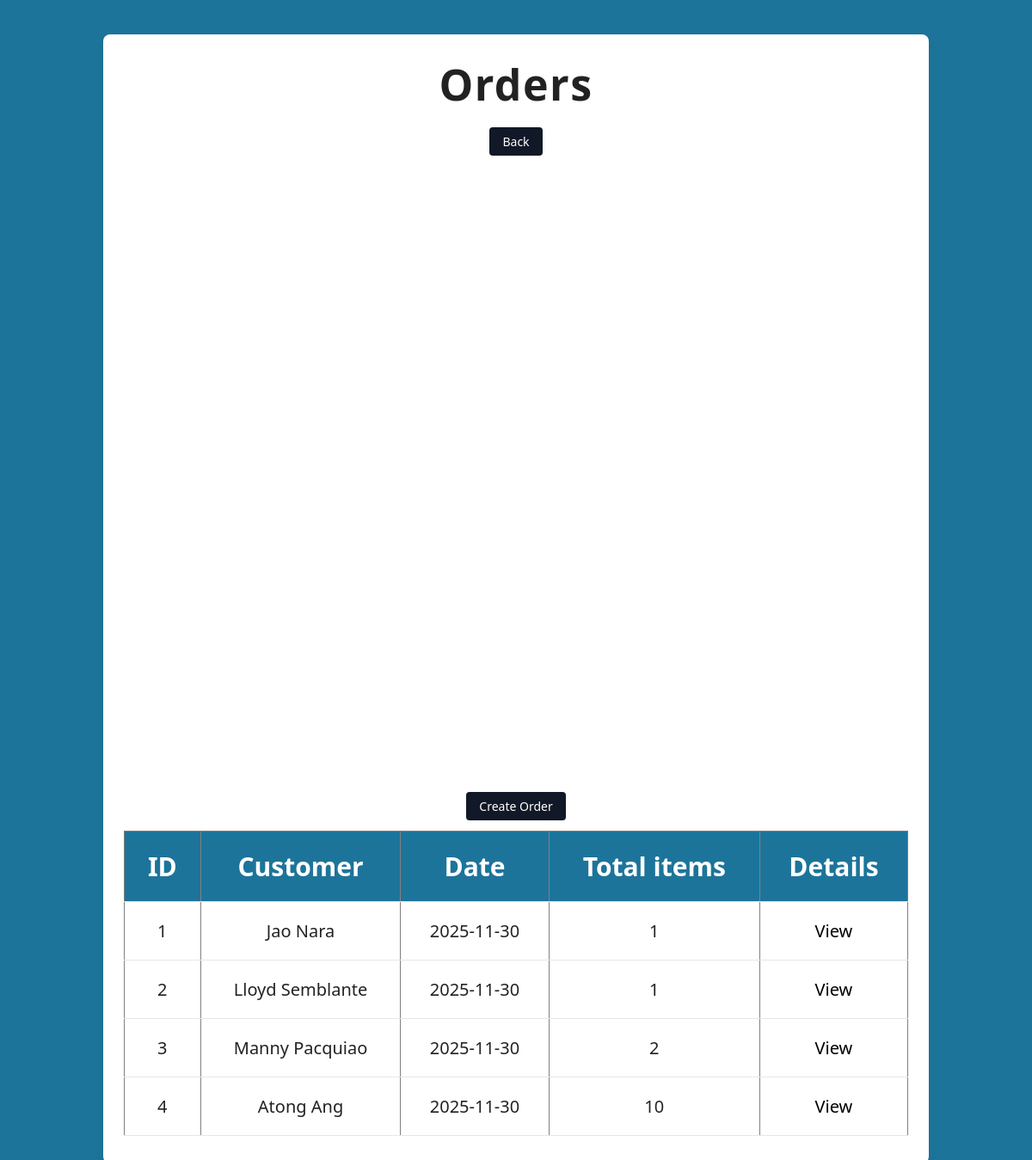
The page /view_orders.php on the database its author committed.
### tables this page shows
CREATE TABLE `orders` (
  `order_id` int(11) NOT NULL,
  `customer_id` int(11) DEFAULT NULL,
  `order_date` date DEFAULT NULL
);

CREATE TABLE `customers` (
  `customer_id` int(11) NOT NULL,
  `first_name` varchar(50) NOT NULL,
  `last_name` varchar(50) NOT NULL,
  `email` varchar(100) DEFAULT NULL,
  `phone` varchar(20) DEFAULT NULL
);

### view_orders.php (the view, shortened to what this page needs)
<!DOCTYPE html>
<html>
<head>
  <link rel="stylesheet" href="style.css">
</head>
<body>
  <div class="wrapper">
    <main>
<?php
include 'database.php';
$sql = "SELECT o.order_id,
               o.order_date,
               c.first_name,
               c.last_name,
               SUM(oi.quantity) AS total_items
        FROM orders o
        JOIN customers c ON o.customer_id = c.customer_id
        LEFT JOIN order_items oi ON o.order_id = oi.order_id
        GROUP BY o.order_id, o.order_date, c.first_name, c.last_name
        ORDER BY o.order_id ASC";
$result = $conn->query($sql);
?>
<!DOCTYPE html>
<html>
<head>
</head>
<body>
  <h1>Orders</h1>
  <p class="btn-row">
    <button type="button" class="btn btn-ghost" onclick="location.href='index.php'">Back</button>
    <button type="button" class="btn" onclick="location.href='add_order.php'">Create Order</button>
  </p>
  <?php
  if ($result && $result->num_rows > 0) {
    echo "<table border='1' cellpadding='5' cellspacing='0'>";
    echo "<tr>
            <th>ID</th>
            <th>Customer</th>
            <th>Date</th>
            <th>Total items</th>
            <th>Details</th>
          </tr>";
    while ($row = $result->fetch_assoc()) {
      echo "<tr>";
      echo "<td>".$row['order_id']."</td>";
      echo "<td>".htmlspecialchars($row['first_name']." ".$row['last_name'])."</td>";
      echo "<td>".$row['order_date']."</td>";
      echo "<td>".($row['total_items'] !== null ? $row['total_items'] : 0)."</td>";
      echo "<td><a href='order_details.php?id=".$row['order_id']."'>View</a></td>";
      echo "</tr>";
    }
    echo "</table>";
  } else {
    echo "<p>No orders found.</p>";
  }
  ?>
</body>
</html>
    </main>
  </div>
</body>
</html>

### style.css (style rules this page uses)
* { box-sizing: border-box; margin: 0; padding: 0; font-family: system-ui, -apple-system, BlinkMacSystemFont, "Segoe UI", sans-serif; }
body { background: #1D749A; color: #222; padding: 40px 20px; text-align: center; }
main { max-width: 960px; margin: 0 auto; background: #ffffff; border-radius: 8px; padding: 24px 24px 32px; box-shadow: 0 4px 12px rgba(0, 0, 0, 0.04); }
h1 { font-size: 50px; margin-bottom: 16px; letter-spacing: 0.03em; text-align: center; }
a { color: #000000; text-decoration: none; }
.btn { display: inline-flex; align-items: center; gap: 8px; padding: 8px 14px; border-radius: 8px; background: #111827; color: #ffffff; font-size: 20px; text-decoration: none; border: 1px solid rgba(0,0,0,0.12); transition: transform 120ms ease, box-shadow 160ms ease, background 120ms ease; cursor: pointer; }
.btn-ghost { background: transparent; color: #111827; border: 1px dashed rgba(17,24,39,0.06); }
table { width: 100%; border-collapse: collapse; margin-top: 12px; font-size: 14px; }
th, td { padding: 20px; border-bottom: 1px solid #e5e7eb; text-align: center; font-size: 20px; font-family: 'Segoe UI', Tahoma, Geneva, Verdana, sans-serif; }
th { font-weight: 600; background: #1D749A; color: #FFFFFF; font-size: 30px; }
tr:nth-child(even) td { background: #FFFFFF; }
button, .btn { display: inline-block; padding: 6px 14px; border-radius: 4px; border: 1px solid transparent; background: #111827; color: #ffffff; font-size: 14px; cursor: pointer; }
.btn-row { display: flex; gap: 740px; align-items: center; justify-content: center; flex-wrap: wrap; margin: 12px 0; }
p { margin-top: 8px; font-size: 14px; }
.wrapper { max-width: 960px; margin: 0 auto; }

### rows shown on the page
orders: order_id "1", customer.last_name "Jao Nara", order_date "2025-11-30", total_items "1"
orders: order_id "2", customer.last_name "Lloyd Semblante", order_date "2025-11-30", total_items "1"
orders: order_id "3", customer.last_name "Manny Pacquiao", order_date "2025-11-30", total_items "2"
orders: order_id "4", customer.last_name "Atong Ang", order_date "2025-11-30", total_items "10"
